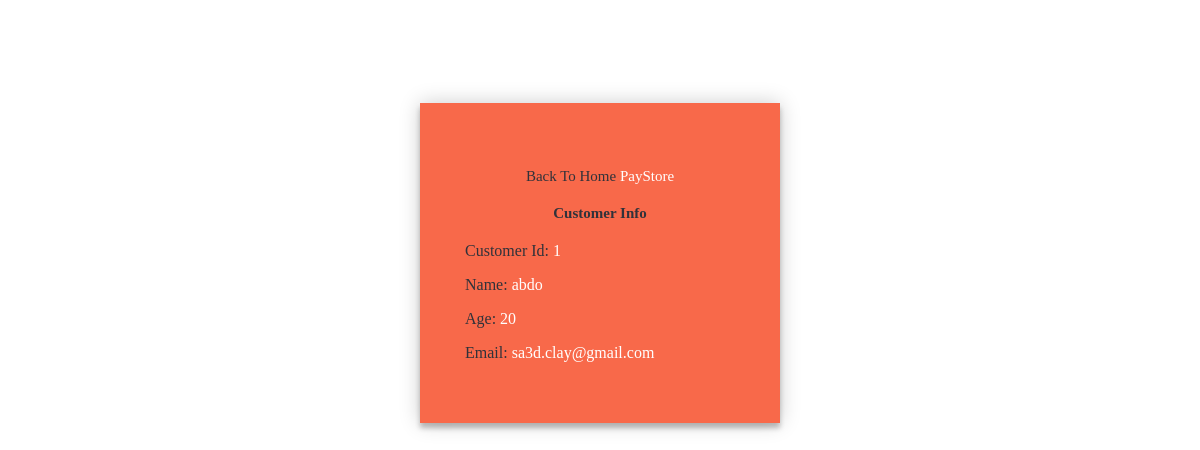
/Views/action_search_customer.php?id=1 (signed in), run on the app's committed database.
### tables this page shows
CREATE TABLE `customer` (
  `name` varchar(50) NOT NULL,
  `age` int(3) NOT NULL,
  `email` varchar(50) NOT NULL,
  `password` varchar(50) NOT NULL,
  `id` int(11) NOT NULL,
  `address` varchar(100) DEFAULT NULL,
  `city` varchar(50) DEFAULT NULL,
  `country` varchar(50) DEFAULT NULL,
  `zip_code` varchar(50) DEFAULT NULL,
  `phone_n` int(50) DEFAULT NULL,
  `my_image` varchar(100) DEFAULT 'mem.png'
);

### Controllers/Admin.php (called while the page is built, shortened)
<?php
include_once '../Models/DataBase.php';
class Admin {
    public function get_customer_by_id($cust_id) {
        $file_name = '../Models/credential.php';
        $db = DataBase::getInstance($file_name);
        $query = "SELECT * FROM customer WHERE id = $cust_id";
        $customer = $db->fetch_query($query);
        if($customer == NULL) {
            return false;
        } else {
            return $customer;
        }
    }
}

### Models/credential.php (called while the page is built)
<?php
$dbhost = "localhost";
$dbuser = "id6489889_abdo";
$dbpass = "abdoadmin";
$dbname = "id6489889_mydb";

### Models/DataBase.php (called while the page is built, shortened)
<?php
class DataBase {
    private $host;
    private $user;
    private $pass;
    private $name;
    private $conn;
    private static $instance;
    private function __construct($fileName) {
        $this->host = $dbhost;
        $this->user = $dbuser;
        $this->pass = $dbpass;
        $this->name = $dbname;
    }
    private function connection() {
        $this->conn = new mysqli($this->host, $this->user, $this->pass, $this->name) or die("Failed Connection");
    }
    public static function getInstance($filename) {
        if(!self::$instance) {
            self::$instance = new self($filename);
        }
        return self::$instance;
    }
    public function fetch_query($query) {
        $result = $this->database_query($query);
        if(isset($result) && $result != False) {
            return $this->database_all_assoc($result);
        }
    }
    public function database_query($database_query) {
        $sSQL= 'SET CHARACTER SET utf8';
        mysqli_query($this->conn, $sSQL);
        $result = mysqli_query($this->conn, $database_query);
        return $result;
    }
    public function database_all_assoc($result) {
        while($row = mysqli_fetch_assoc($result)) {
            $arr[] = $row;
        }
        if(isset($arr)) {
            return $arr;
        }
    }
}

### Views/action_search_customer.php (the view, shortened to what this page needs)
<!DOCTYPE html>
<html>
    <head>
    </head>
    <body>
        <?php
        $id = $_REQUEST['id'];
        include '../Controllers/Admin.php';
        $admin = new Admin();
        $cust = $admin->get_customer_by_id($id);
        ?>
        <div class="login-page">
            <div class="form">
                <p class="message">Back To Home <a href="index.php">PayStore</a></p>
                <h3>Customer Info</h3>
                <?php if($cust == NULL) { ?>
                <p>Not Found</p>
                <?php } else { ?>
                <div class="info">
                    <p>Customer Id: <SPAN><?php echo $cust[0]['id'] ?></SPAN></p>
                    <p>Name: <SPAN><?php echo $cust[0]['name'] ?></SPAN></p>
                    <p>Age: <SPAN><?php echo $cust[0]['age'] ?></SPAN></p>
                    <p>Email: <SPAN><?php echo $cust[0]['email'] ?></SPAN></p>
                </div>
                <?php } ?>
            </div>
        </div>
    </body>
</html>

### Views/action_search_customer.php (style rules this page uses)
.login-page { width: 360px; padding: 8% 0 0; margin: auto; }
.form { position: relative; z-index: 1; background: #F8694A; max-width: 360px; margin: 0 auto 100px; padding: 45px; box-shadow: 0 0 20px 0 rgba(0, 0, 0, 0.2), 0 5px 5px 0 rgba(0, 0, 0, 0.24); }
.form .message ,.form h3 { margin: 20px; color: #30323A; font-size: 15px; text-align: center; }
.form h3 { border: 2px #fff; }
.form .message a { color: #FFF; text-decoration: none; }
.info p { color: #30323A; }
.info span { color: #FFF; }

### data on the page
customer: id "1", name "abdo", age "20", email "sa3d.clay@gmail.com"
